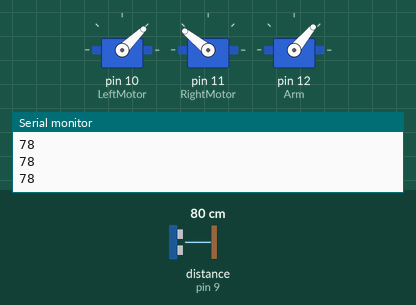
This sketch was run on a simulated Arduino Uno, built with avr-gcc and run on an emulated ATmega328P. Parts: 3 × servo, the last lines printed to the serial monitor. Wiring (inferred from the names in the program): ultrasonic range finder: trigger pin 8; echo pin 9. Inputs (shaded band) come from the test bench; at power-on: distance to the obstacle (sensor on pin 9) 80 cm. The echo pulse lasts 58.3 µs per cm.

Above: at 1.2 s.
1.3 s: distance to the obstacle (sensor on pin 9) set to 8 cm
2.8 s: distance to the obstacle (sensor on pin 9) set to 5 cm
At 3.3 s:
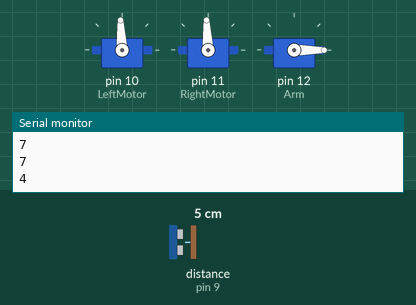
5.8 s: distance to the obstacle (sensor on pin 9) set to 9 cm
At 7.0 s:
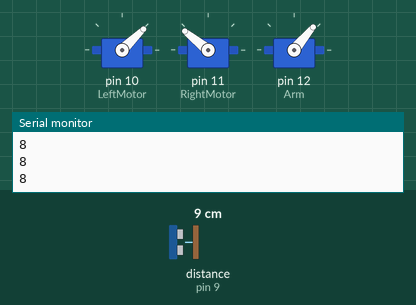
7.3 s: distance to the obstacle (sensor on pin 9) set to 2 cm
At 7.9 s:
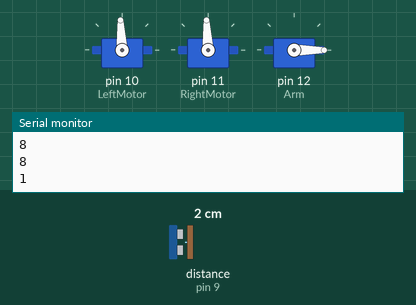
Timing chart, 0 to 11.3 s (numbered marks = the images above; inputs shaded):
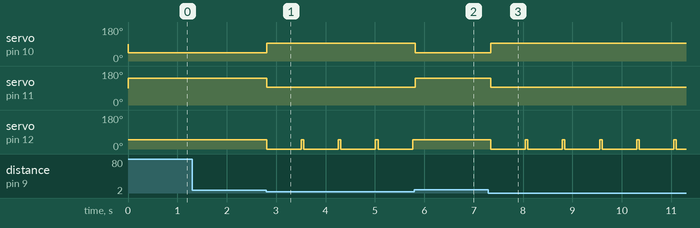

The sketch:

Boebot.ino
```cpp
#include <Servo.h>

Servo LeftMotor;
Servo RightMotor;

Servo Arm;

const int leftCount = 1000;
const int rightCount = 2000;
const int stopCount = 1500;

const int trigPin = 8;
const int echoPin = 9;

bool isDriving = false;

void setup() {
  pinMode(A0, INPUT);

  pinMode(trigPin, OUTPUT);
  pinMode(echoPin, INPUT);

  LeftMotor.attach(10);
  RightMotor.attach(11);
  Arm.attach(12);

  Serial.begin(9600);

  Arm.write(50);
}

void loop()
{
  if(shouldStop())
  {
    stopMoving();
    moveArm();
    delay(700);
    moveArmBack();
  }
  else
  {
    moveForward();
  }

  delay(50);
}

bool shouldStop()
{
  int readVal = getDistance();
  return readVal < 6;
}

int getDistance()
{
  long duration;
  int distance;

  digitalWrite(trigPin, LOW);
  delayMicroseconds(2);

  digitalWrite(trigPin, HIGH);
  delayMicroseconds(10);
  digitalWrite(trigPin, LOW);

  duration = pulseIn(echoPin, HIGH);

  distance= duration*0.034/2;

  Serial.println(distance);
  return distance;
}

void moveForward()
{
  if(isDriving)
  {
    return;
  }

  isDriving = true;
  moveLeftMotor(true);
  moveRightMotor(true);
}

void stopMoving()
{
  if(!isDriving)
  {
    return;
  }

  isDriving = false;
  moveLeftMotor(false);
  moveRightMotor(false);
}

//True: Move forward; False: Stop forward;
void moveLeftMotor(bool startOrStop)
{
  if(startOrStop)
  {
    LeftMotor.write(leftCount);
  }
  else
  {
    LeftMotor.write(stopCount);
  }
}

//True: Move forward; False: Stop forward;
void moveRightMotor(bool startOrStop)
{
  if(startOrStop)
  {
    RightMotor.write(rightCount);
  }
  else
  {
    RightMotor.write(stopCount);
  }
}

void moveArm()
{
  Arm.write(500);
}

void moveArmBack()
{
  Arm.write(50);
}
```

Measured:
- the behaviour switches between 7 and 6 cm on distance to the obstacle (sensor on pin 9) (found by bisection; images 0 and 1)
- after the input at 2.8 s, servo on pin 10 (LeftMotor): 44° → 93° at once; servo on pin 11 (RightMotor): 141° → 93° at once; servo on pin 12 (Arm): 50° → 0° at once, → 50° 3.0 s later
- after the input at 5.8 s, servo on pin 10 (LeftMotor): 93° → 44° at once; servo on pin 11 (RightMotor): 93° → 141° at once; servo on pin 12 (Arm): stays 50° (without the input it goes to 0° after 0.01 s)
- after the input at 7.3 s, servo on pin 10 (LeftMotor): 44° → 93° after 0.05 s; servo on pin 11 (RightMotor): 141° → 93° after 0.05 s; servo on pin 12 (Arm): alternates 50° for 0.05 s and 0° for 0.70 s, starting after 0.05 s
